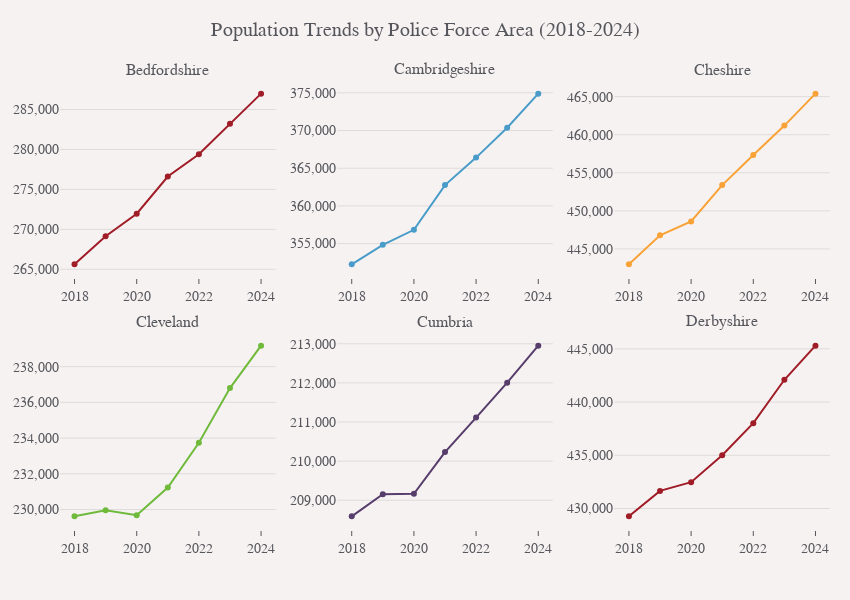

The cell this chart's notebook holds for it:
### Markdown cell above
### Visualising the projections

### Code cell
# Check the year range in our extended population data
print("Population data year range:", extended_population_data['year'].min(), "to", extended_population_data['year'].max())
print("Custody data year range:", custody_data['year'].min(), "to", custody_data['year'].max())

# Examining against the same sample PFAs
sample_pfas = extended_population_data['pfa'].unique()[1:7]
recent_data = extended_population_data[extended_population_data['year'] >= 2018].copy()

# Create subplots using Plotly
fig = make_subplots(
    rows=2, cols=3,
    subplot_titles=sample_pfas,
    vertical_spacing=0.12,
    horizontal_spacing=0.08
)

for i, pfa in enumerate(sample_pfas):
    pfa_data = recent_data[recent_data['pfa'] == pfa].groupby('year')['freq'].sum().reset_index()
    
    # Calculate row and column position (Plotly uses 1-based indexing)
    row = (i // 3) + 1
    col = (i % 3) + 1
    
    fig.add_trace(
        go.Scatter(
            x=pfa_data['year'],
            y=pfa_data['freq'],
            mode='lines+markers',
            name=pfa,
            showlegend=False,
            line=dict(width=2),
            marker=dict(size=6)
        ),
        row=row, col=col
    )

# Update layout
fig.update_layout(
    margin=dict(l=60, r=20),
    height=600,
    width=850,
    title_text="Population Trends by Police Force Area (2018-2024)",
)

# Update x and y axis labels
fig.update_xaxes(title_text="", nticks=6)
fig.update_yaxes(title_text="", tickformat=",.0f")

fig.show()

### Figure 1 — Plotly figure (JSON) as saved in the notebook; plotly's stock layout.template omitted (floating-point values rounded to 4 significant figures)
{"data": [{"line": {"width": 2}, "marker": {"size": 6}, "mode": "lines+markers", "name": "Bedfordshire", "showlegend": false, "type": "scatter", "x": [2018, 2019, 2020, 2021, 2022, 2023, 2024], "xaxis": "x", "y": [265617, 269144, 271958, 276615, 279401, 283232, 286990], "yaxis": "y"}, {"line": {"width": 2}, "marker": {"size": 6}, "mode": "lines+markers", "name": "Cambridgeshire", "showlegend": false, "type": "scatter", "x": [2018, 2019, 2020, 2021, 2022, 2023, 2024], "xaxis": "x2", "y": [352243, 354839, 356827, 362760, 366405, 370373, 374888], "yaxis": "y2"}, {"line": {"width": 2}, "marker": {"size": 6}, "mode": "lines+markers", "name": "Cheshire", "showlegend": false, "type": "scatter", "x": [2018, 2019, 2020, 2021, 2022, 2023, 2024], "xaxis": "x3", "y": [442982, 446796, 448612, 453388, 457332, 461195, 465389], "yaxis": "y3"}, {"line": {"width": 2}, "marker": {"size": 6}, "mode": "lines+markers", "name": "Cleveland", "showlegend": false, "type": "scatter", "x": [2018, 2019, 2020, 2021, 2022, 2023, 2024], "xaxis": "x4", "y": [229619, 229956, 229679, 231228, 233742, 236801, 239175], "yaxis": "y4"}, {"line": {"width": 2}, "marker": {"size": 6}, "mode": "lines+markers", "name": "Cumbria", "showlegend": false, "type": "scatter", "x": [2018, 2019, 2020, 2021, 2022, 2023, 2024], "xaxis": "x5", "y": [208587, 209151, 209165, 210231, 211113, 212005, 212952], "yaxis": "y5"}, {"line": {"width": 2}, "marker": {"size": 6}, "mode": "lines+markers", "name": "Derbyshire", "showlegend": false, "type": "scatter", "x": [2018, 2019, 2020, 2021, 2022, 2023, 2024], "xaxis": "x6", "y": [429264, 431654, 432477, 435001, 438019, 442096, 445302], "yaxis": "y6"}], "layout": {"annotations": [{"font": {"size": 16}, "showarrow": false, "text": "Bedfordshire", "x": 0.14, "xanchor": "center", "xref": "paper", "y": 1, "yanchor": "bottom", "yref": "paper"}, {"font": {"size": 16}, "showarrow": false, "text": "Cambridgeshire", "x": 0.5, "xanchor": "center", "xref": "paper", "y": 1, "yanchor": "bottom", "yref": "paper"}, {"font": {"size": 16}, "showarrow": false, "text": "Cheshire", "x": 0.86, "xanchor": "center", "xref": "paper", "y": 1, "yanchor": "bottom", "yref": "paper"}, {"font": {"size": 16}, "showarrow": false, "text": "Cleveland", "x": 0.14, "xanchor": "center", "xref": "paper", "y": 0.44, "yanchor": "bottom", "yref": "paper"}, {"font": {"size": 16}, "showarrow": false, "text": "Cumbria", "x": 0.5, "xanchor": "center", "xref": "paper", "y": 0.44, "yanchor": "bottom", "yref": "paper"}, {"font": {"size": 16}, "showarrow": false, "text": "Derbyshire", "x": 0.86, "xanchor": "center", "xref": "paper", "y": 0.44, "yanchor": "bottom", "yref": "paper"}], "height": 600, "margin": {"l": 60, "r": 20}, "title": {"text": "Population Trends by Police Force Area (2018-2024)"}, "width": 850, "xaxis": {"anchor": "y", "domain": [0, 0.28], "nticks": 6, "title": {"text": ""}}, "xaxis2": {"anchor": "y2", "domain": [0.36, 0.64], "nticks": 6, "title": {"text": ""}}, "xaxis3": {"anchor": "y3", "domain": [0.72, 1], "nticks": 6, "title": {"text": ""}}, "xaxis4": {"anchor": "y4", "domain": [0, 0.28], "nticks": 6, "title": {"text": ""}}, "xaxis5": {"anchor": "y5", "domain": [0.36, 0.64], "nticks": 6, "title": {"text": ""}}, "xaxis6": {"anchor": "y6", "domain": [0.72, 1], "nticks": 6, "title": {"text": ""}}, "yaxis": {"anchor": "x", "domain": [0.56, 1], "tickformat": ",.0f", "title": {"text": ""}}, "yaxis2": {"anchor": "x2", "domain": [0.56, 1], "tickformat": ",.0f", "title": {"text": ""}}, "yaxis3": {"anchor": "x3", "domain": [0.56, 1], "tickformat": ",.0f", "title": {"text": ""}}, "yaxis4": {"anchor": "x4", "domain": [0, 0.44], "tickformat": ",.0f", "title": {"text": ""}}, "yaxis5": {"anchor": "x5", "domain": [0, 0.44], "tickformat": ",.0f", "title": {"text": ""}}, "yaxis6": {"anchor": "x6", "domain": [0, 0.44], "tickformat": ",.0f", "title": {"text": ""}}}}
